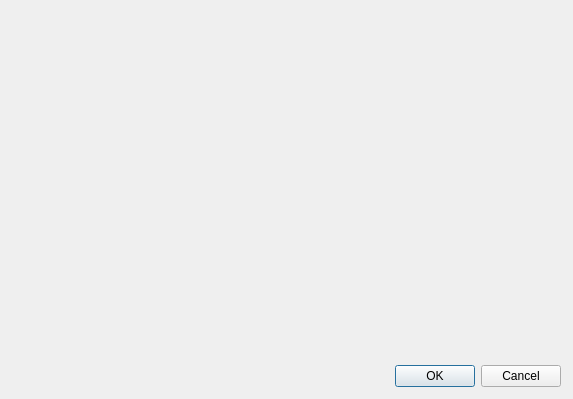
<?xml version="1.0" encoding="UTF-8"?>
<ui version="4.0">
 <class>PassGen_Settings</class>
 <widget class="QDialog" name="PassGen_Settings">
  <property name="geometry">
   <rect>
    <x>0</x>
    <y>0</y>
    <width>573</width>
    <height>399</height>
   </rect>
  </property>
  <property name="windowTitle">
   <string>Dialog</string>
  </property>
  <widget class="QDialogButtonBox" name="buttonBox">
   <property name="geometry">
    <rect>
     <x>380</x>
     <y>360</y>
     <width>181</width>
     <height>32</height>
    </rect>
   </property>
   <property name="orientation">
    <enum>Qt::Horizontal</enum>
   </property>
   <property name="standardButtons">
    <set>QDialogButtonBox::Cancel|QDialogButtonBox::Ok</set>
   </property>
  </widget>
 </widget>
 <resources/>
 <connections>
  <connection>
   <sender>buttonBox</sender>
   <signal>accepted()</signal>
   <receiver>PassGen_Settings</receiver>
   <slot>accept()</slot>
   <hints>
    <hint type="sourcelabel">
     <x>248</x>
     <y>254</y>
    </hint>
    <hint type="destinationlabel">
     <x>157</x>
     <y>274</y>
    </hint>
   </hints>
  </connection>
  <connection>
   <sender>buttonBox</sender>
   <signal>rejected()</signal>
   <receiver>PassGen_Settings</receiver>
   <slot>reject()</slot>
   <hints>
    <hint type="sourcelabel">
     <x>316</x>
     <y>260</y>
    </hint>
    <hint type="destinationlabel">
     <x>286</x>
     <y>274</y>
    </hint>
   </hints>
  </connection>
 </connections>
</ui>
